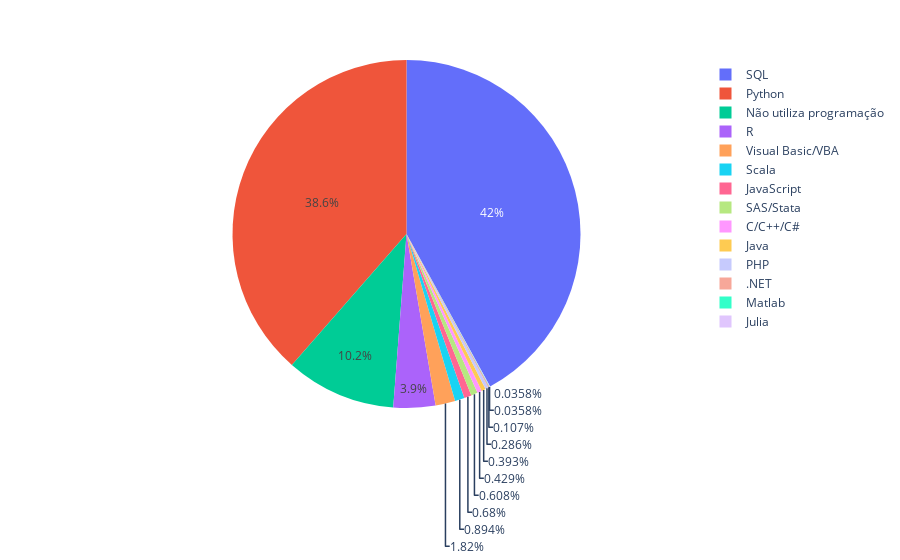

The cell this chart's notebook holds for it:
### Markdown cell above
## Linguagem Mais Usada no Trabalho

### Code cell
px.pie(df_empregados, 'linguagem_mais_usada_trabalho')

### Figure 1 — Plotly figure (JSON) as saved in the notebook; plotly's stock layout.template omitted (floating-point values rounded to 4 significant figures; data arrays with more than 128 entries replaced by an {"elided": "..."} marker saying what was removed)
{"data": [{"domain": {"x": [0, 1], "y": [0, 1]}, "hovertemplate": "linguagem_mais_usada_trabalho=%{label}<extra></extra>", "labels": {"elided": "2796 str values"}, "legendgroup": "", "name": "", "showlegend": true, "type": "pie"}], "layout": {"legend": {"tracegroupgap": 0}, "margin": {"t": 60}}}
